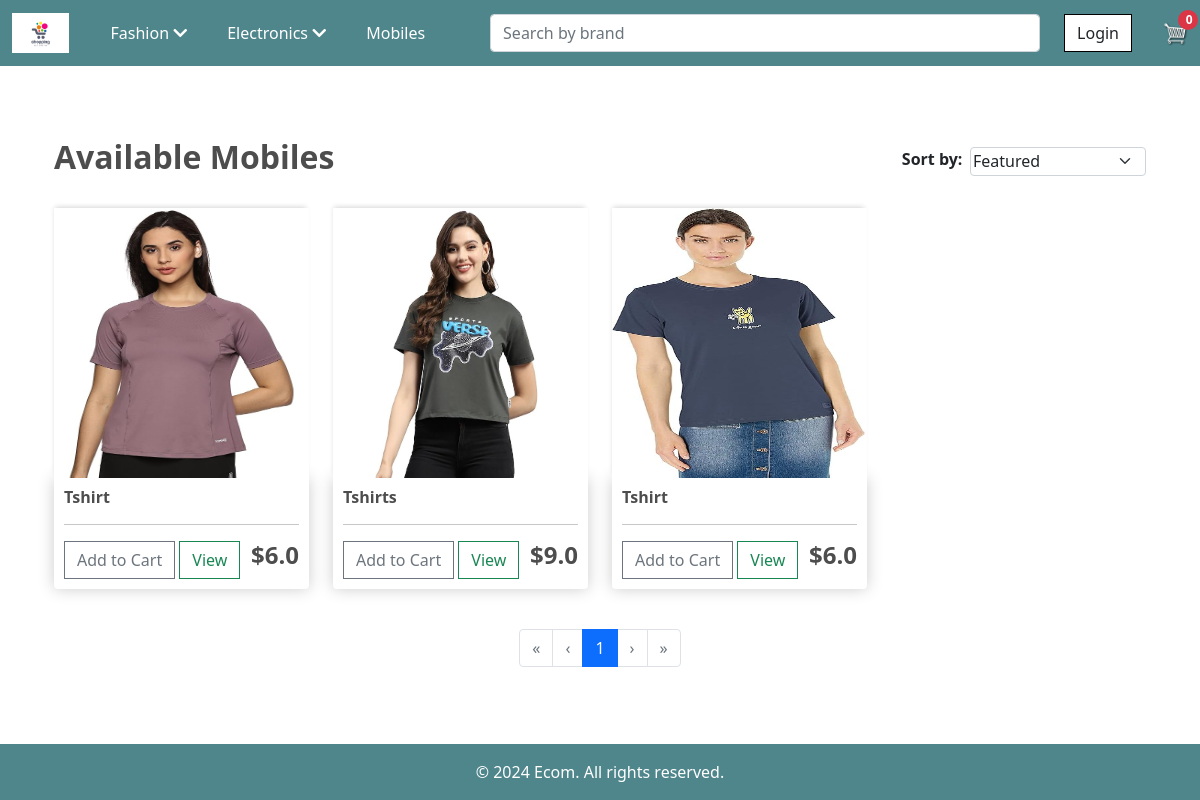
The page /wtshirt/ on the database its author committed.
### store/models.py (models this page shows, shortened)
class Product(models.Model):
    CATEGORY_CHOICES = (
        ('mobile', 'Mobiles'),
        ('m_shirts', 'MensShirts'),
        ('m_tshirt', 'MensTShirts'),
        ('m_jeans', 'MensJeans'),
        ('m_hoodies', 'MensHoodies'),
        ('m_shoes', 'MensShoes'),
        ('w_shirts', 'WomenShirts'),
        ('w_tshirt', 'WomenTShirts'),
        ('w_jeans', 'WomenJeans'),
        ('w_hoodies', 'WomenHoodies'),
        ('w_shoes', 'WomenShoes'),
        ('laptops', 'Laptop'),
        ('smartwatch', 'SmartWatch'),
        ('headphones', 'HeadPhones'),
        ('refrigerator', 'Refrigerator'),
        ('camera', 'Camera'),
    )
    name = models.CharField(max_length=200)
    price = models.FloatField()
    category = models.CharField(choices=CATEGORY_CHOICES, max_length=200, default='mobile')
    brand = models.CharField(max_length=100, null=True, blank=True)
    digital = models.BooleanField(default=False, null=True, blank=True)
    image = models.ImageField(null=True, blank=True)

### store/views.py (the view)
# urls.py: path('wtshirt/', views.wtshirt, name='w_tshirt'),
def wtshirt(request):
    return render_products(request, 'w_tshirt', 'store/women_tshirts.html')

### store/utils.py (called while the page is built, shortened)
def cookie_cart(request):
    try:
        cart = json.loads(request.COOKIES.get('cart', '{}'))
    except json.JSONDecodeError:
        print('Failed to decode cart cookie.')
        cart = {}
    items = []
    order = {'get_cart_total': 0, 'get_cart_items': 0, 'shipping': False}
    cartItems = order['get_cart_items']
    return {'cartItems': cartItems, 'order': order, 'items': items}

def get_cart_data(request):
    if request.user.is_authenticated:
        user = request.user
        order, created = Order.objects.get_or_create(user=user, complete=False)
        items = order.orderitem_set.all()
        cartItems = order.get_cart_items
    else:
        cookieData = cookie_cart(request)
        cartItems = cookieData.get('cartItems', 0)
        order = cookieData.get('order', {'get_cart_total': 0, 'get_cart_items': 0, 'shipping': False})
        items = cookieData.get('items', [])
    has_items = cartItems > 0
    return {'cartItems': cartItems, 'order': order, 'items': items, 'has_items': has_items}

### store/templates/store/women_tshirts.html (shortened to what this page needs)
{% extends 'store/main.html' %}
{% load static %}
{% block content %}
<div class="container my-4">
    <div class="row mb-4 align-items-center">
        <div class="col-lg-6">
            <h2 class="fw-bold">Available Mobiles</h2>
        </div>
        <div class="col-lg-6 text-end">
            <form method="get" class="d-flex justify-content-end">
                <label for="sort" class="me-2 fw-bold">Sort by:</label>
                <select name="sort" id="sort" class="form-select w-auto custom-p" onchange="this.form.submit()">
                    <option value="" {% if not sort_by %}selected{% endif %}>Featured</option>
                </select>
            </form>
        </div>
    </div>
    <div class="row">
        {% for product in products %}
        <div class="col-lg-3">
            <img class="thumbnail" src="{{ product.image.url }}" alt="{{ product.name }}" style="max-width:100%;">
            <div class="box-element product mb-3">
                <h6><strong>{{ product.name }}</strong></h6>
                <hr>
                {% if user.is_authenticated %}
                <button
                        data-product="{{ product.id }}"
                        data-action="add"
                        class="btn btn-outline-secondary add-btn update-cart">
                    Add to Cart
                </button>
                {% else %}
                <a href="{% url 'login' %}" class="btn btn-outline-secondary">
                    Add to Cart
                </a>
                {% endif %}
                <a class="btn btn-outline-success" href="{% url 'views' pk=product.id %}">View</a>
                <h4 style="display: inline-block; float: right"><strong>${{ product.price }}</strong></h4>
            </div>
        </div>
        {% empty %}
        <p>No tshirts available at the moment.</p>
        {% endfor %}
    </div>
    <div class="pagination justify-content-center mt-4">
        <ul class="pagination">
            {% if products.has_previous %}
            <li class="page-item">
                <a class="page-link" href="?page=1" aria-label="First">
                    <span aria-hidden="true">&laquo;</span>
                </a>
            </li>
            <li class="page-item">
                <a class="page-link" href="?page={{ products.previous_page_number }}" aria-label="Previous">
                    <span aria-hidden="true">&lsaquo;</span>
                </a>
            </li>
            {% else %}
            <li class="page-item disabled">
                <a class="page-link" aria-disabled="true">&laquo;</a>
            </li>
            <li class="page-item disabled">
                <a class="page-link" aria-disabled="true">&lsaquo;</a>
            </li>
            {% endif %}
            {% for num in products.paginator.page_range %}
            {% if products.number == num %}
            <li class="page-item active"><a class="page-link">{{ num }}</a></li>
            {% elif num > products.number|add:'-3' and num < products.number|add:'3' %}
            <li class="page-item"><a class="page-link" href="?page={{ num }}">{{ num }}</a></li>
            {% elif num == 1 or num == products.paginator.num_pages %}
            <li class="page-item"><a class="page-link" href="?page={{ num }}">{{ num }}</a></li>
            {% elif num == products.number|add:'-4' or num == products.number|add:'4' %}
            <li class="page-item disabled"><a class="page-link">...</a></li>
            {% endif %}
            {% endfor %}
            {% if products.has_next %}
            <li class="page-item">
                <a class="page-link" href="?page={{ products.next_page_number }}" aria-label="Next">
                    <span aria-hidden="true">&rsaquo;</span>
                </a>
            </li>
            <li class="page-item">
                <a class="page-link" href="?page={{ products.paginator.num_pages }}" aria-label="Last">
                    <span aria-hidden="true">&raquo;</span>
                </a>
            </li>
            {% else %}
            <li class="page-item disabled">
                <a class="page-link" aria-disabled="true">&rsaquo;</a>
            </li>
            <li class="page-item disabled">
                <a class="page-link" aria-disabled="true">&raquo;</a>
            </li>
            {% endif %}
        </ul>
    </div>
</div>
{% endblock content %}

### static/css/main.css (style rules this page uses)
body { background-color: white; padding-top: 50px !important; padding-bottom: 50px !important; }
h1, h2, h3, h4, h5, h6 { color: hsl(0, 0%, 30%); }
.box-element { box-shadow: 0 0 16px hsl(0, 0%, 80%); background-color: #fff; border-radius: 4px; padding: 10px; }
.thumbnail { width: 100%; height: 270px; box-shadow: -1px -3px 5px -2px rgba(214, 214, 214, 1); }
.product { border-radius: 0 0 4px 4px; }
.btn { border-radius: 0; }

### store/templates/store/women_tshirts.html (style rules this page uses)
.custom-p { padding: .10rem 2.25rem .10rem .10rem !important; }

### rows shown on the page
Product: image (picture), name "Tshirt", price "6.0"
Product: image (picture), name "Tshirts", price "9.0"
Product: image (picture), name "Tshirt", price "6.0"

### other values the page prints
{{ cartItems }} "0"
{{ num }} "1"
